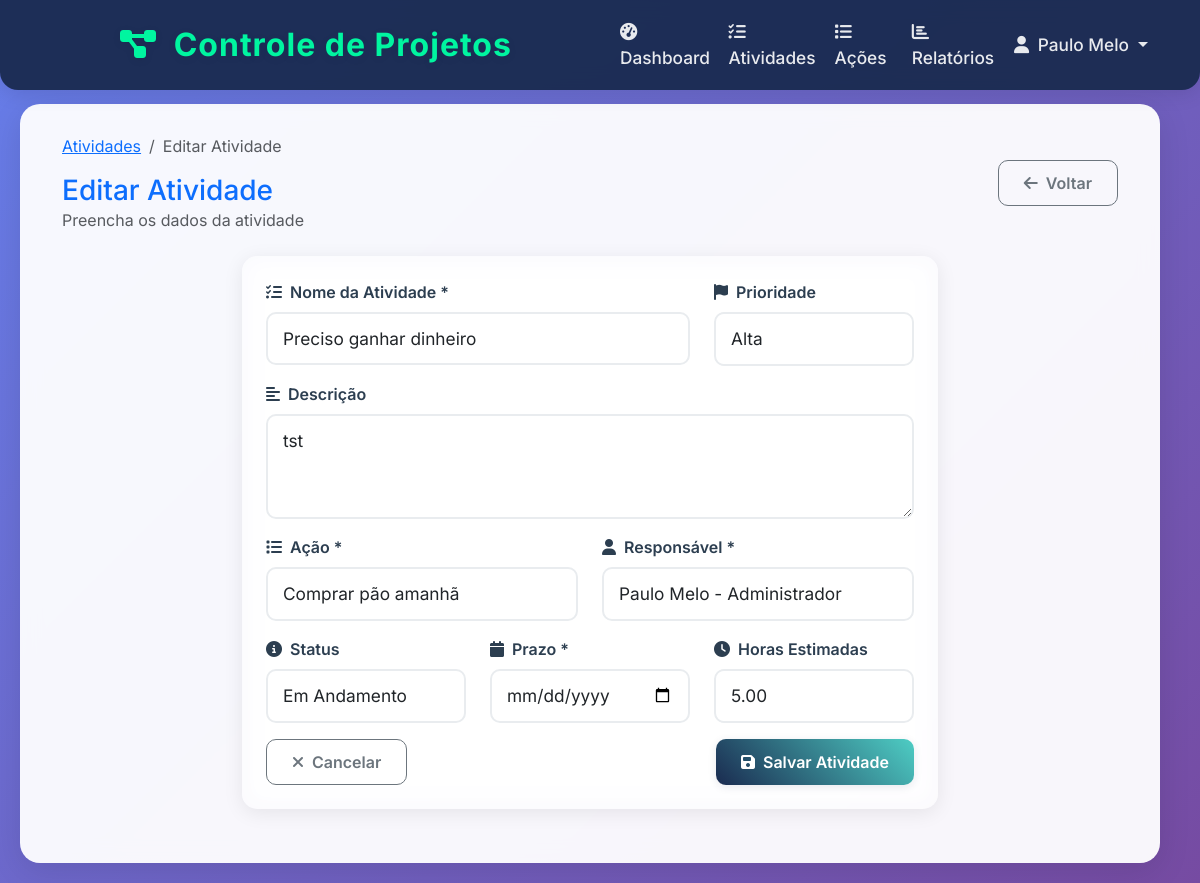
The page /activities/1/edit/ (signed in) on the database as committed earlier.
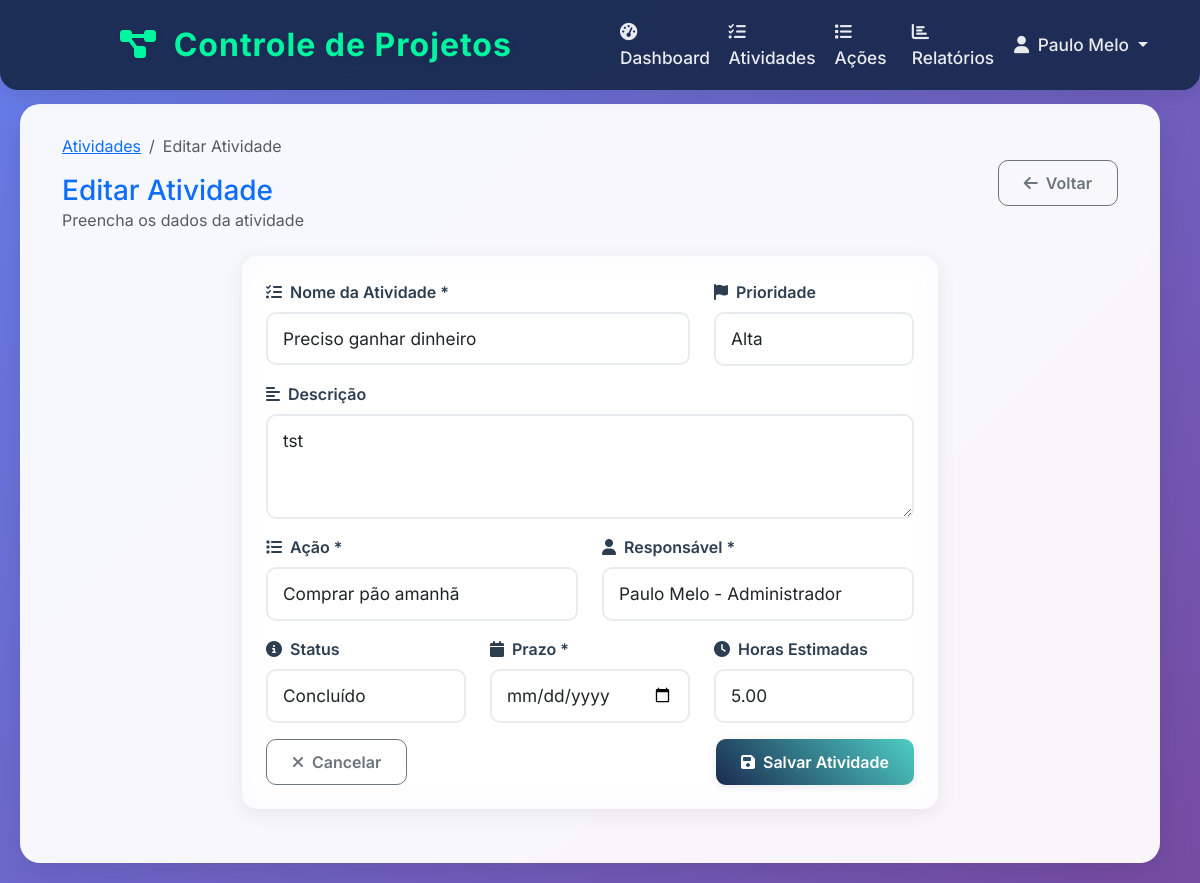
The same page on the database as committed later.
### activities/models.py (models this page shows, shortened)
class Activity(models.Model):
    STATUS_CHOICES = [
        ('not_started', 'Não Iniciado'),
        ('in_progress', 'Em Andamento'),
        ('completed', 'Concluído'),
        ('paused', 'Pausado'),
    ]
    PRIORITY_CHOICES = [
        ('low', 'Baixa'),
        ('medium', 'Média'),
        ('high', 'Alta'),
        ('urgent', 'Urgente'),
    ]
    name = models.CharField(max_length=200, verbose_name="Nome da Atividade")
    description = models.TextField(blank=True, null=True, verbose_name="Descrição")
    action = models.ForeignKey(
        Action,
        on_delete=models.CASCADE,
        related_name='activities',
        verbose_name="Ação"
    )
    assigned_to = models.ForeignKey(
        Worker,
        on_delete=models.PROTECT,
        related_name='assigned_activities',
        verbose_name="Atribuído para"
    )
    status = models.CharField(
        max_length=20,
        choices=STATUS_CHOICES,
        default='not_started',
        verbose_name="Status"
    )
    priority = models.CharField(
        max_length=20,
        choices=PRIORITY_CHOICES,
        default='medium',
        verbose_name="Prioridade"
    )
    deadline = models.DateField(verbose_name="Prazo")
    estimated_hours = models.DecimalField(
        max_digits=6,
        decimal_places=2,
        blank=True,
        null=True,
        verbose_name="Horas Estimadas"
    )
    created_at = models.DateTimeField(auto_now_add=True, verbose_name="Data de Criação")
    updated_at = models.DateTimeField(auto_now=True, verbose_name="Última Atualização")
    class Meta:
        verbose_name = "Atividade"
        verbose_name_plural = "Atividades"
        ordering = ['-created_at']

### activities/views.py (the view)
# urls.py: path('<int:pk>/edit/', views.activity_update, name='activity_update'),
@login_required
def activity_update(request, pk):
    activity = get_object_or_404(Activity, pk=pk)
    try:
        worker = request.user.worker
        if activity.assigned_to != worker and worker.level not in ['admin', 'manager']:
            messages.error(request, 'Você não tem permissão para editar esta atividade.')
            return redirect('activities:activity_list')
    except Worker.DoesNotExist:
        messages.warning(request, 'Complete seu perfil primeiro.')
        return redirect('accounts:complete_profile')
    if request.method == 'POST':
        form = ActivityForm(request.POST, instance=activity)
        if form.is_valid():
            form.save()
            messages.success(request, 'Atividade atualizada com sucesso!')
            return redirect('activities:activity_detail', pk=activity.pk)
    else:
        form = ActivityForm(instance=activity)
    context = {
        'form': form,
        'activity': activity,
        'title': 'Editar Atividade'
    }
    return render(request, 'activities/activity_form.html', context)

### activities/forms.py
class ActivityForm(forms.ModelForm):
    class Meta:
        model = Activity
        fields = ['name', 'description', 'action', 'assigned_to', 'status', 'priority', 'deadline', 'estimated_hours']
        widgets = {
            'name': forms.TextInput(attrs={'class': 'form-control', 'placeholder': 'Nome da atividade'}),
            'description': forms.Textarea(attrs={'class': 'form-control', 'rows': 3, 'placeholder': 'Descrição da atividade'}),
            'action': forms.Select(attrs={'class': 'form-control'}),
            'assigned_to': forms.Select(attrs={'class': 'form-control'}),
            'status': forms.Select(attrs={'class': 'form-control'}),
            'priority': forms.Select(attrs={'class': 'form-control'}),
            'deadline': forms.DateInput(attrs={'class': 'form-control', 'type': 'date'}),
            'estimated_hours': forms.NumberInput(attrs={'class': 'form-control', 'placeholder': 'Horas estimadas'}),
        }

### activities/models.py (called while the page is built)
    def __str__(self):
        return f"{self.user.get_full_name()} - {self.get_level_display()}"

    def __str__(self):
        return self.name

### templates/activities/activity_form.html (shortened to what the changed rows need)
{% extends 'base.html' %}
{% block content %}
<div class="container-fluid">
    <div class="row mb-4">
        <div class="col-12">
            <div class="d-flex justify-content-between align-items-center">
                <div>
                    <h1 class="h3 mb-0 text-primary">{{ title }}</h1>
                </div>
            </div>
        </div>
    </div>
    <div class="row justify-content-center">
        <div class="col-lg-8">
            <div class="card">
                <div class="card-body p-4">
                    <form method="post">
                        <div class="row">
                            <div class="col-md-8">
                                <div class="mb-3">
                                    <label for="{{ form.name.id_for_label }}" class="form-label">
                                        <i class="fas fa-tasks me-2"></i>Nome da Atividade *
                                    </label>
                                    {{ form.name }}
                                </div>
                            </div>
                            <div class="col-md-4">
                                <div class="mb-3">
                                    <label for="{{ form.priority.id_for_label }}" class="form-label">
                                        <i class="fas fa-flag me-2"></i>Prioridade
                                    </label>
                                    {{ form.priority }}
                                </div>
                            </div>
                        </div>
                        <div class="mb-3">
                            <label for="{{ form.description.id_for_label }}" class="form-label">
                                <i class="fas fa-align-left me-2"></i>Descrição
                            </label>
                            {{ form.description }}
                        </div>
                        <div class="row">
                            <div class="col-md-6">
                                <div class="mb-3">
                                    <label for="{{ form.action.id_for_label }}" class="form-label">
                                        <i class="fas fa-list me-2"></i>Ação *
                                    </label>
                                    {{ form.action }}
                                </div>
                            </div>
                            <div class="col-md-6">
                                <div class="mb-3">
                                    <label for="{{ form.assigned_to.id_for_label }}" class="form-label">
                                        <i class="fas fa-user me-2"></i>Responsável *
                                    </label>
                                    {{ form.assigned_to }}
                                </div>
                            </div>
                        </div>
                        <div class="row">
                            <div class="col-md-4">
                                <div class="mb-3">
                                    <label for="{{ form.status.id_for_label }}" class="form-label">
                                        <i class="fas fa-info-circle me-2"></i>Status
                                    </label>
                                    {{ form.status }}
                                </div>
                            </div>
                            <div class="col-md-4">
                                <div class="mb-3">
                                    <label for="{{ form.deadline.id_for_label }}" class="form-label">
                                        <i class="fas fa-calendar me-2"></i>Prazo *
                                    </label>
                                    {{ form.deadline }}
                                </div>
                            </div>
                            <div class="col-md-4">
                                <div class="mb-3">
                                    <label for="{{ form.estimated_hours.id_for_label }}" class="form-label">
                                        <i class="fas fa-clock me-2"></i>Horas Estimadas
                                    </label>
                                    {{ form.estimated_hours }}
                                </div>
                            </div>
                        </div>
                    </form>
                </div>
            </div>
        </div>
    </div>
</div>
{% endblock %}

Rows that differ between the two databases and show on the page:
changed Activity "Preciso ganhar dinheiro": status "Em Andamento" → "Concluído"
